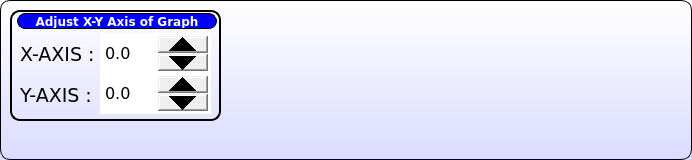
   <widget class="QFrame" name="debugPanel">
    <property name="geometry">
     <rect>
      <x>10</x>
      <y>430</y>
      <width>692</width>
      <height>160</height>
     </rect>
    </property>
    <property name="styleSheet">
     <string notr="true">QFrame{border:1px solid black; background-color: qlineargradient(x1: 0, y1: 0, x2: 0, y2: 1,stop: 0 #ffffff, stop: 1 #dadbff);border-radius:10px;}
QLabel{border:1px solid rgba(0,0,0,0);}
</string>
    </property>
    <property name="frameShape">
     <enum>QFrame::StyledPanel</enum>
    </property>
    <property name="frameShadow">
     <enum>QFrame::Raised</enum>
    </property>
    <widget class="QFrame" name="frame_5">
     <property name="geometry">
      <rect>
       <x>10</x>
       <y>10</y>
       <width>211</width>
       <height>111</height>
      </rect>
     </property>
     <property name="styleSheet">
      <string notr="true">QFrame{border:2px solid black; background-color: rgba(0,0,0,0);border-radius:10px;}
QLabel{border:1px solid rgba(0,0,0,0);}

</string>
     </property>
     <property name="frameShape">
      <enum>QFrame::StyledPanel</enum>
     </property>
     <property name="frameShadow">
      <enum>QFrame::Raised</enum>
     </property>
     <widget class="QLabel" name="label_41">
      <property name="geometry">
       <rect>
        <x>7</x>
        <y>3</y>
        <width>200</width>
        <height>16</height>
       </rect>
      </property>
      <property name="font">
       <font>
        <family>DejaVu Sans</family>
        <weight>75</weight>
        <bold>true</bold>
       </font>
      </property>
      <property name="styleSheet">
       <string notr="true">background-color:blue;
color:white;
border:1px solid black;
border-radius:8px;</string>
      </property>
      <property name="text">
       <string>Adjust X-Y Axis of Graph</string>
      </property>
      <property name="alignment">
       <set>Qt::AlignCenter</set>
      </property>
     </widget>
     <widget class="QDoubleSpinBox" name="yAxisBox">
      <property name="geometry">
       <rect>
        <x>90</x>
        <y>63</y>
        <width>111</width>
        <height>41</height>
       </rect>
      </property>
      <property name="font">
       <font>
        <family>DejaVu Sans</family>
        <pointsize>12</pointsize>
       </font>
      </property>
      <property name="styleSheet">
       <string notr="true">QDoubleSpinBox::up-button {
     width: 50px; 
 }
QDoubleSpinBox::down-button {
     width: 50px;
 }</string>
      </property>
      <property name="decimals">
       <number>1</number>
      </property>
      <property name="minimum">
       <double>-99.000000000000000</double>
      </property>
      <property name="singleStep">
       <double>0.100000000000000</double>
      </property>
     </widget>
     <widget class="QLabel" name="xAxis">
      <property name="geometry">
       <rect>
        <x>10</x>
        <y>33</y>
        <width>81</width>
        <height>23</height>
       </rect>
      </property>
      <property name="font">
       <font>
        <family>DejaVu Sans</family>
        <pointsize>14</pointsize>
        <weight>50</weight>
        <bold>false</bold>
       </font>
      </property>
      <property name="styleSheet">
       <string notr="true">QLabel {color:black;border: rgba(0,0,0,0);}</string>
      </property>
      <property name="text">
       <string>X-AXIS :</string>
      </property>
     </widget>
     <widget class="QLabel" name="YAxis">
      <property name="geometry">
       <rect>
        <x>10</x>
        <y>74</y>
        <width>70</width>
        <height>23</height>
       </rect>
      </property>
      <property name="font">
       <font>
        <family>DejaVu Sans</family>
        <pointsize>14</pointsize>
        <weight>50</weight>
        <bold>false</bold>
       </font>
      </property>
      <property name="styleSheet">
       <string notr="true">QLabel {color:black;border: rgba(0,0,0,0);}</string>
      </property>
      <property name="text">
       <string>Y-AXIS :</string>
      </property>
     </widget>
     <widget class="QDoubleSpinBox" name="xAxisBox">
      <property name="geometry">
       <rect>
        <x>90</x>
        <y>23</y>
        <width>111</width>
        <height>41</height>
       </rect>
      </property>
      <property name="font">
       <font>
        <family>DejaVu Sans</family>
        <pointsize>12</pointsize>
       </font>
      </property>
      <property name="styleSheet">
       <string notr="true">QDoubleSpinBox::up-button {
     width: 50px; 
 }
QDoubleSpinBox::down-button {
     width: 50px;
 }</string>
      </property>
      <property name="decimals">
       <number>1</number>
      </property>
      <property name="minimum">
       <double>-99.000000000000000</double>
      </property>
      <property name="singleStep">
       <double>0.100000000000000</double>
      </property>
     </widget>
    </widget>
   </widget>
